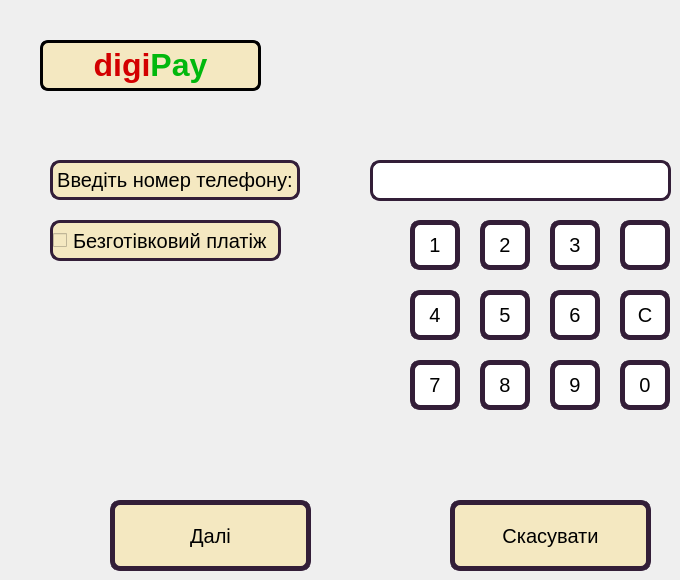
   <widget class="QWidget" name="account_page">
    <widget class="QPushButton" name="go_to_payment_page">
     <property name="geometry">
      <rect>
       <x>110</x>
       <y>500</y>
       <width>201</width>
       <height>71</height>
      </rect>
     </property>
     <property name="font">
      <font>
       <pointsize>15</pointsize>
      </font>
     </property>
     <property name="cursor">
      <cursorShape>PointingHandCursor</cursorShape>
     </property>
     <property name="styleSheet">
      <string notr="true">background-color: #F4E8C1;
border-radius: 10px;
border-width: 5px;
border-color:  #331E38;
border-style:solid;
outline: 0;</string>
     </property>
     <property name="text">
      <string>Далі</string>
     </property>
    </widget>
    <widget class="QPushButton" name="num_4_account">
     <property name="geometry">
      <rect>
       <x>410</x>
       <y>290</y>
       <width>50</width>
       <height>50</height>
      </rect>
     </property>
     <property name="font">
      <font>
       <pointsize>15</pointsize>
      </font>
     </property>
     <property name="styleSheet">
      <string notr="true">background-color: #ffffff;
border-radius: 10px;
border-width: 5px;
border-color:  #331E38;
border-style:solid;
outline: 0;</string>
     </property>
     <property name="text">
      <string>4</string>
     </property>
    </widget>
    <widget class="QPushButton" name="num_5_account">
     <property name="geometry">
      <rect>
       <x>480</x>
       <y>290</y>
       <width>50</width>
       <height>50</height>
      </rect>
     </property>
     <property name="font">
      <font>
       <pointsize>15</pointsize>
      </font>
     </property>
     <property name="styleSheet">
      <string notr="true">background-color: #ffffff;
border-radius: 10px;
border-width: 5px;
border-color:  #331E38;
border-style:solid;
outline: 0;</string>
     </property>
     <property name="text">
      <string>5</string>
     </property>
    </widget>
    <widget class="QPushButton" name="cl_all_account">
     <property name="geometry">
      <rect>
       <x>620</x>
       <y>290</y>
       <width>50</width>
       <height>50</height>
      </rect>
     </property>
     <property name="font">
      <font>
       <pointsize>15</pointsize>
      </font>
     </property>
     <property name="styleSheet">
      <string notr="true">background-color: #ffffff;
border-radius: 10px;
border-width: 5px;
border-color:  #331E38;
border-style:solid;
outline: 0;</string>
     </property>
     <property name="text">
      <string>С</string>
     </property>
    </widget>
    <widget class="QPushButton" name="num_1_account">
     <property name="geometry">
      <rect>
       <x>410</x>
       <y>220</y>
       <width>50</width>
       <height>50</height>
      </rect>
     </property>
     <property name="font">
      <font>
       <pointsize>15</pointsize>
      </font>
     </property>
     <property name="styleSheet">
      <string notr="true">background-color: #ffffff;
border-radius: 10px;
border-width: 5px;
border-color:  #331E38;
border-style:solid;
outline: 0;</string>
     </property>
     <property name="text">
      <string>1</string>
     </property>
    </widget>
    <widget class="QPushButton" name="num_9_account">
     <property name="geometry">
      <rect>
       <x>550</x>
       <y>360</y>
       <width>50</width>
       <height>50</height>
      </rect>
     </property>
     <property name="font">
      <font>
       <pointsize>15</pointsize>
      </font>
     </property>
     <property name="styleSheet">
      <string notr="true">background-color: #ffffff;
border-radius: 10px;
border-width: 5px;
border-color:  #331E38;
border-style:solid;
outline: 0;</string>
     </property>
     <property name="text">
      <string>9</string>
     </property>
    </widget>
    <widget class="QPushButton" name="num_0_account">
     <property name="geometry">
      <rect>
       <x>620</x>
       <y>360</y>
       <width>50</width>
       <height>50</height>
      </rect>
     </property>
     <property name="font">
      <font>
       <pointsize>15</pointsize>
      </font>
     </property>
     <property name="styleSheet">
      <string notr="true">background-color: #ffffff;
border-radius: 10px;
border-width: 5px;
border-color:  #331E38;
border-style:solid;
outline: 0;</string>
     </property>
     <property name="text">
      <string>0</string>
     </property>
    </widget>
    <widget class="QPushButton" name="num_3_account">
     <property name="geometry">
      <rect>
       <x>550</x>
       <y>220</y>
       <width>50</width>
       <height>50</height>
      </rect>
     </property>
     <property name="font">
      <font>
       <pointsize>15</pointsize>
      </font>
     </property>
     <property name="styleSheet">
      <string notr="true">background-color: #ffffff;
border-radius: 10px;
border-width: 5px;
border-color:  #331E38;
border-style:solid;
outline: 0;</string>
     </property>
     <property name="text">
      <string>3</string>
     </property>
    </widget>
    <widget class="QPushButton" name="num_8_account">
     <property name="geometry">
      <rect>
       <x>480</x>
       <y>360</y>
       <width>50</width>
       <height>50</height>
      </rect>
     </property>
     <property name="font">
      <font>
       <pointsize>15</pointsize>
      </font>
     </property>
     <property name="styleSheet">
      <string notr="true">background-color: #ffffff;
border-radius: 10px;
border-width: 5px;
border-color:  #331E38;
border-style:solid;
outline: 0;</string>
     </property>
     <property name="text">
      <string>8</string>
     </property>
    </widget>
    <widget class="QLabel" name="digipay_label_10">
     <property name="geometry">
      <rect>
       <x>40</x>
       <y>40</y>
       <width>221</width>
       <height>51</height>
      </rect>
     </property>
     <property name="styleSheet">
      <string notr="true">background-color: #F4E8C1;
border-style: solid;
border-width: 3px;
border-radius: 8px</string>
     </property>
     <property name="text">
      <string>&lt;!DOCTYPE HTML PUBLIC &quot;-//W3C//DTD HTML 4.0//EN&quot; &quot;http://www.w3.org/TR/REC-html40/strict.dtd&quot;&gt;
&lt;html&gt;&lt;head&gt;&lt;meta name=&quot;qrichtext&quot; content=&quot;1&quot; /&gt;&lt;style type=&quot;text/css&quot;&gt;
p, li { white-space: pre-wrap; }
&lt;/style&gt;&lt;/head&gt;&lt;body style=&quot; font-family:'MS Shell Dlg 2'; font-size:8pt; font-weight:400; font-style:normal;&quot;&gt;
&lt;p style=&quot; margin-top:0px; margin-bottom:0px; margin-left:0px; margin-right:0px; -qt-block-indent:0; text-indent:0px;&quot;&gt;&lt;span style=&quot; font-size:24pt; font-weight:600; color:#d30000;&quot;&gt;digi&lt;/span&gt;&lt;span style=&quot; font-size:24pt; font-weight:600; color:#01b80d;&quot;&gt;Pay&lt;/span&gt;&lt;/p&gt;&lt;/body&gt;&lt;/html&gt;</string>
     </property>
     <property name="alignment">
      <set>Qt::AlignCenter</set>
     </property>
    </widget>
    <widget class="QPushButton" name="cl_one_account">
     <property name="geometry">
      <rect>
       <x>620</x>
       <y>220</y>
       <width>50</width>
       <height>50</height>
      </rect>
     </property>
     <property name="font">
      <font>
       <pointsize>15</pointsize>
      </font>
     </property>
     <property name="styleSheet">
      <string notr="true">background-color: #ffffff;
border-radius: 10px;
border-width: 5px;
border-color:  #331E38;
border-style:solid;
outline: 0;</string>
     </property>
     <property name="text">
      <string/>
     </property>
     <property name="icon">
      <iconset resource="resources.qrc">
       <normaloff>:/icons/back_icon.png</normaloff>:/icons/back_icon.png</iconset>
     </property>
     <property name="iconSize">
      <size>
       <width>30</width>
       <height>30</height>
      </size>
     </property>
    </widget>
    <widget class="QCheckBox" name="is_transfer_beznal">
     <property name="geometry">
      <rect>
       <x>50</x>
       <y>220</y>
       <width>231</width>
       <height>41</height>
      </rect>
     </property>
     <property name="font">
      <font>
       <pointsize>15</pointsize>
      </font>
     </property>
     <property name="styleSheet">
      <string notr="true">background-color: #F4E8C1;
border-radius: 10px;
border-width: 3px;
border-color:  #331E38;
border-style:solid;
outline: 0;</string>
     </property>
     <property name="text">
      <string>Безготівковий платіж</string>
     </property>
    </widget>
    <widget class="QPushButton" name="cancel_button">
     <property name="geometry">
      <rect>
       <x>450</x>
       <y>500</y>
       <width>201</width>
       <height>71</height>
      </rect>
     </property>
     <property name="font">
      <font>
       <pointsize>15</pointsize>
      </font>
     </property>
     <property name="cursor">
      <cursorShape>PointingHandCursor</cursorShape>
     </property>
     <property name="styleSheet">
      <string notr="true">background-color: #F4E8C1;
border-radius: 10px;
border-width: 5px;
border-color:  #331E38;
border-style:solid;
outline: 0;</string>
     </property>
     <property name="text">
      <string>Скасувати</string>
     </property>
    </widget>
    <widget class="QPushButton" name="num_6_account">
     <property name="geometry">
      <rect>
       <x>550</x>
       <y>290</y>
       <width>50</width>
       <height>50</height>
      </rect>
     </property>
     <property name="font">
      <font>
       <pointsize>15</pointsize>
      </font>
     </property>
     <property name="styleSheet">
      <string notr="true">background-color: #ffffff;
border-radius: 10px;
border-width: 5px;
border-color:  #331E38;
border-style:solid;
outline: 0;</string>
     </property>
     <property name="text">
      <string>6</string>
     </property>
    </widget>
    <widget class="QPushButton" name="num_2_account">
     <property name="geometry">
      <rect>
       <x>480</x>
       <y>220</y>
       <width>50</width>
       <height>50</height>
      </rect>
     </property>
     <property name="font">
      <font>
       <pointsize>15</pointsize>
      </font>
     </property>
     <property name="styleSheet">
      <string notr="true">background-color: #ffffff;
border-radius: 10px;
border-width: 5px;
border-color:  #331E38;
border-style:solid;
outline: 0;</string>
     </property>
     <property name="text">
      <string>2</string>
     </property>
    </widget>
    <widget class="QLabel" name="label_account_9">
     <property name="geometry">
      <rect>
       <x>50</x>
       <y>160</y>
       <width>250</width>
       <height>40</height>
      </rect>
     </property>
     <property name="sizePolicy">
      <sizepolicy hsizetype="Fixed" vsizetype="Fixed">
       <horstretch>0</horstretch>
       <verstretch>0</verstretch>
      </sizepolicy>
     </property>
     <property name="font">
      <font>
       <pointsize>15</pointsize>
      </font>
     </property>
     <property name="styleSheet">
      <string notr="true">background-color: #F4E8C1;
border-radius: 10px;
border-width: 3px;
border-color:  #331E38;
border-style:solid;
outline: 0;</string>
     </property>
     <property name="text">
      <string>Введіть номер телефону:</string>
     </property>
     <property name="alignment">
      <set>Qt::AlignCenter</set>
     </property>
    </widget>
    <widget class="QPushButton" name="num_7_account">
     <property name="geometry">
      <rect>
       <x>410</x>
       <y>360</y>
       <width>50</width>
       <height>50</height>
      </rect>
     </property>
     <property name="font">
      <font>
       <pointsize>15</pointsize>
      </font>
     </property>
     <property name="styleSheet">
      <string notr="true">background-color: #ffffff;
border-radius: 10px;
border-width: 5px;
border-color:  #331E38;
border-style:solid;
outline: 0;</string>
     </property>
     <property name="text">
      <string>7</string>
     </property>
    </widget>
    <widget class="QLineEdit" name="account_number">
     <property name="geometry">
      <rect>
       <x>370</x>
       <y>160</y>
       <width>301</width>
       <height>41</height>
      </rect>
     </property>
     <property name="font">
      <font>
       <pointsize>15</pointsize>
      </font>
     </property>
     <property name="styleSheet">
      <string notr="true">background-color: rgb(255, 255, 255);
border-width: 3px;
border-radius: 10px;
border-color:  #331E38;
border-style:solid;
outline: 0;</string>
     </property>
     <property name="text">
      <string/>
     </property>
     <property name="maxLength">
      <number>20</number>
     </property>
     <property name="alignment">
      <set>Qt::AlignCenter</set>
     </property>
     <property name="placeholderText">
      <string/>
     </property>
     <property name="clearButtonEnabled">
      <bool>true</bool>
     </property>
    </widget>
   </widget>
